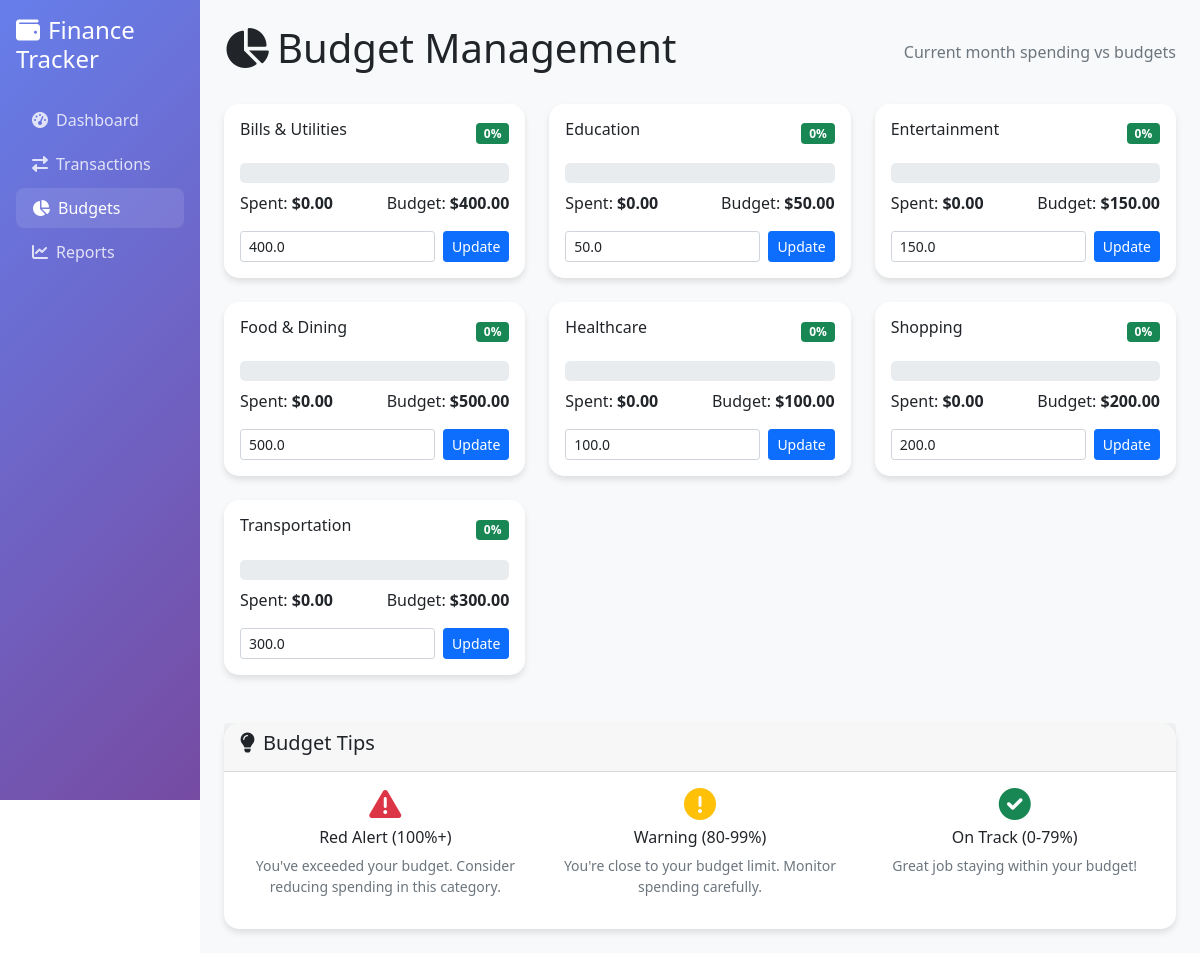
The app's page /budgets with its own data.
### tables this page shows
CREATE TABLE categories (
                id INTEGER PRIMARY KEY AUTOINCREMENT,
                name TEXT UNIQUE NOT NULL,
                type TEXT NOT NULL CHECK (type IN ('income', 'expense')),
                budget_amount REAL DEFAULT 0,
                color TEXT DEFAULT '#3498db'
            );

### finance-mcp-app/finance_web_app.py (the view)
@app.route('/budgets')
def budgets():
    import sqlite3
    conn = sqlite3.connect(finance_tool.db_path)
    conn.row_factory = sqlite3.Row
    cursor = conn.cursor()
    cursor.execute('SELECT * FROM categories WHERE type = "expense" ORDER BY name')
    categories = [dict(row) for row in cursor.fetchall()]
    current_month = datetime.now().strftime("%Y-%m")
    summary_result = finance_tool.execute("get_summary", month=current_month)
    expenses_by_category = summary_result.get('expenses_by_category', {}) if summary_result.get('success') else {}
    for category in categories:
        category['spent'] = expenses_by_category.get(category['name'], 0)
        if category['budget_amount'] > 0:
            category['percentage'] = (category['spent'] / category['budget_amount']) * 100
        else:
            category['percentage'] = 0
    conn.close()
    return render_template('budgets.html', categories=categories)

### finance-mcp-app/templates/budgets.html (shortened to what this page needs)
{% extends "base.html" %}
{% block content %}
<div class="d-flex justify-content-between align-items-center mb-4">
    <h1><i class="fas fa-chart-pie me-2"></i>Budget Management</h1>
    <div class="text-muted">Current month spending vs budgets</div>
</div>
<div class="row">
    {% for category in categories %}
    <div class="col-md-6 col-lg-4 mb-4">
        <div class="card">
            <div class="card-body">
                <div class="d-flex justify-content-between align-items-center mb-3">
                    <h6 class="card-title">{{ category.name }}</h6>
                    <div class="badge {% if category.percentage >= 100 %}bg-danger{% elif category.percentage >= 80 %}bg-warning{% else %}bg-success{% endif %}">
                        {{ "%.0f"|format(category.percentage) }}%
                    </div>
                </div>
                <div class="progress mb-2" style="height: 20px;">
                    {% set progress_width = category.percentage if category.percentage <= 100 else 100 %}
                </div>
                <div class="d-flex justify-content-between text-sm">
                    <span>Spent: <strong>${{ "%.2f"|format(category.spent) }}</strong></span>
                    <span>Budget: <strong>${{ "%.2f"|format(category.budget_amount) }}</strong></span>
                </div>
                <div class="mt-3">
                    <form method="POST" action="{{ url_for('update_budget') }}" class="d-flex">
                        <input type="number" name="budget_amount" class="form-control form-control-sm me-2"
                               value="{{ category.budget_amount }}" step="0.01" min="0">
                        <button type="submit" class="btn btn-sm btn-primary">Update</button>
                    </form>
                </div>
            </div>
        </div>
    </div>
    {% endfor %}
</div>
<div class="row mt-4">
    <div class="col-12">
        <div class="card">
            <div class="card-header">
                <h5><i class="fas fa-lightbulb me-2"></i>Budget Tips</h5>
            </div>
            <div class="card-body">
                <div class="row">
                    <div class="col-md-4">
                        <div class="text-center">
                            <i class="fas fa-exclamation-triangle text-danger fa-2x mb-2"></i>
                            <h6>Red Alert (100%+)</h6>
                            <p class="small text-muted">You've exceeded your budget. Consider reducing spending in this category.</p>
                        </div>
                    </div>
                    <div class="col-md-4">
                        <div class="text-center">
                            <i class="fas fa-exclamation-circle text-warning fa-2x mb-2"></i>
                            <h6>Warning (80-99%)</h6>
                            <p class="small text-muted">You're close to your budget limit. Monitor spending carefully.</p>
                        </div>
                    </div>
                    <div class="col-md-4">
                        <div class="text-center">
                            <i class="fas fa-check-circle text-success fa-2x mb-2"></i>
                            <h6>On Track (0-79%)</h6>
                            <p class="small text-muted">Great job staying within your budget!</p>
                        </div>
                    </div>
                </div>
            </div>
        </div>
    </div>
</div>
{% endblock %}

### finance-mcp-app/templates/base.html (shortened to what this page needs)
<!DOCTYPE html>
<html lang="en">
<head>
    <link href="https://cdn.jsdelivr.net/npm/bootstrap@5.1.3/dist/css/bootstrap.min.css" rel="stylesheet">
    <link href="https://cdnjs.cloudflare.com/ajax/libs/font-awesome/6.0.0/css/all.min.css" rel="stylesheet">
</head>
<body>
    <div class="container-fluid">
        <div class="row">
            <div class="col-md-2 sidebar p-0">
                <div class="p-3">
                    <h4><i class="fas fa-wallet me-2"></i>Finance Tracker</h4>
                </div>
                <nav class="nav flex-column px-3">
                    <a class="nav-link {% if request.endpoint == 'dashboard' %}active{% endif %}" href="{{ url_for('dashboard') }}">
                        <i class="fas fa-tachometer-alt me-2"></i>Dashboard
                    </a>
                    <a class="nav-link {% if request.endpoint == 'transactions' %}active{% endif %}" href="{{ url_for('transactions') }}">
                        <i class="fas fa-exchange-alt me-2"></i>Transactions
                    </a>
                    <a class="nav-link {% if request.endpoint == 'budgets' %}active{% endif %}" href="{{ url_for('budgets') }}">
                        <i class="fas fa-chart-pie me-2"></i>Budgets
                    </a>
                    <a class="nav-link {% if request.endpoint == 'reports' %}active{% endif %}" href="{{ url_for('reports') }}">
                        <i class="fas fa-chart-line me-2"></i>Reports
                    </a>
                </nav>
            </div>
            <div class="col-md-10 main-content p-4">
                {% block content %}{% endblock %}
            </div>
        </div>
    </div>
</body>
</html>

### finance-mcp-app/templates/base.html (style rules this page uses)
.sidebar { height: 100vh; background: linear-gradient(135deg, #667eea 0%, #764ba2 100%); color: white; }
.sidebar .nav-link { color: rgba(255,255,255,0.8); border-radius: 8px; margin: 2px 0; }
.sidebar .nav-link:hover, .sidebar .nav-link.active { background-color: rgba(255,255,255,0.1); color: white; }
.main-content { background-color: #f8f9fa; min-height: 100vh; }
.card { border: none; border-radius: 15px; box-shadow: 0 4px 6px rgba(0,0,0,0.1); transition: transform 0.2s; }
.progress { height: 10px; border-radius: 5px; }

### records on screen
categories: name "Bills & Utilities", percentage "0", spent "0.00", budget_amount "400.00", budget_amount "400.0"
categories: name "Education", percentage "0", spent "0.00", budget_amount "50.00", budget_amount "50.0"
categories: name "Entertainment", percentage "0", spent "0.00", budget_amount "150.00", budget_amount "150.0"
categories: name "Food & Dining", percentage "0", spent "0.00", budget_amount "500.00", budget_amount "500.0"
categories: name "Healthcare", percentage "0", spent "0.00", budget_amount "100.00", budget_amount "100.0"
categories: name "Shopping", percentage "0", spent "0.00", budget_amount "200.00", budget_amount "200.0"
categories: name "Transportation", percentage "0", spent "0.00", budget_amount "300.00", budget_amount "300.0"
